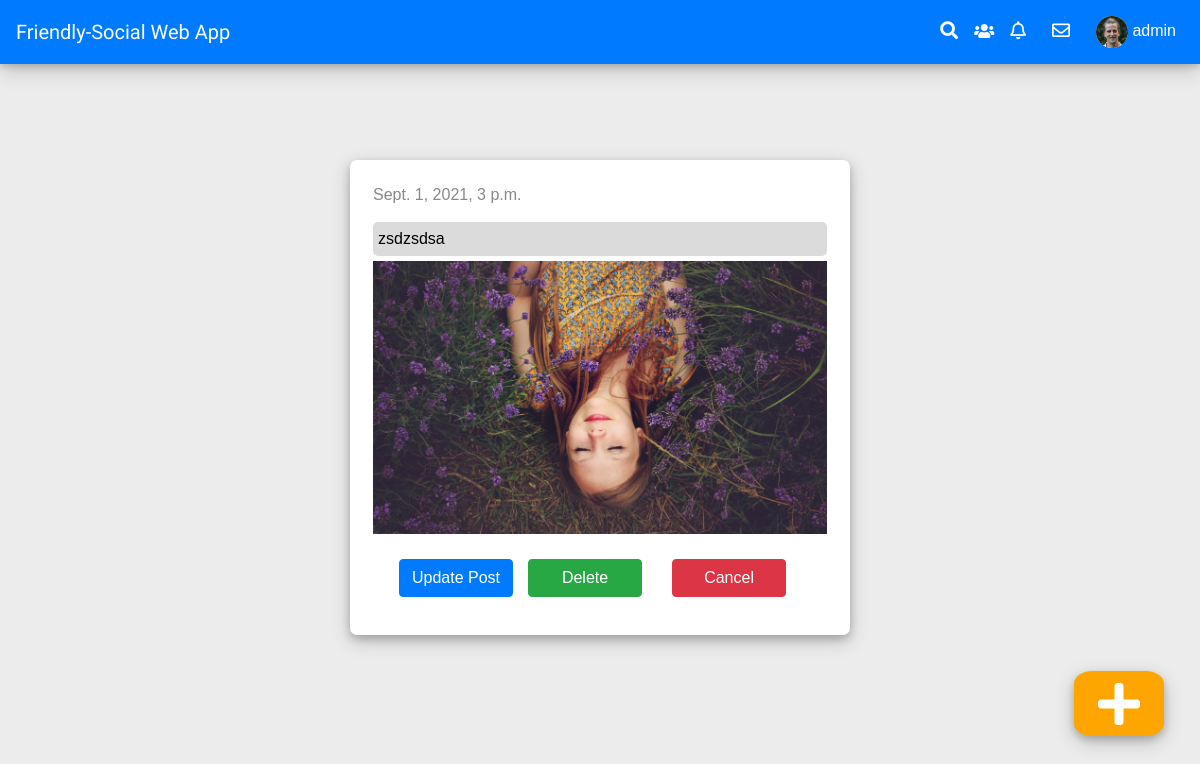
The app's page /home/296/edit_post (signed in) with its own data.
### profiles/models.py (models this page shows, shortened)
class User(AbstractUser):
    name = models.CharField(max_length=30, blank=True, null=True)
    surname = models.CharField(max_length=30, blank=True, null=True)
    birth_date = models.DateField(null=True, blank=True)
    email = models.EmailField()
    image = models.ImageField(blank=True, null=True, upload_to = 'profile_images')
    bio = models.TextField(max_length=1000, blank=True, null=True)
    friends = models.ManyToManyField(settings.AUTH_USER_MODEL, blank=True, related_name = 'my_friends')
    is_email_verified = models.BooleanField(default=False)
    def __str__(self):
        return self.username
    def get_profile_image(self):
        if not self.image:
            return static('images/default_image.jpg')
        return self.image.url

### post/models.py (models this page shows, shortened)
class Post(models.Model):
    description = models.CharField(max_length=500, blank=True)
    image = models.ImageField(blank=True, null=True, upload_to = 'images/')
    created_date = models.DateTimeField(default=timezone.now)
    owner_of_post = models.ForeignKey(settings.AUTH_USER_MODEL, on_delete = models.CASCADE)
    likes = models.ManyToManyField(settings.AUTH_USER_MODEL, related_name="liked_by", blank=True)
    dislikes = models.ManyToManyField(settings.AUTH_USER_MODEL, related_name="disliked_by", blank=True)

### post/views.py (the view)
# urls.py: path('<int:pk>/edit_post', CustomUpdateView.as_view(), name='edit_post'),
class CustomUpdateView(UpdateView):
    form_class = CreatePostForm
    model = Post
    template_name = 'edit_post.html'
    context_object_name = 'current'
    success_url = reverse_lazy('post:home')

### post/forms.py
class CreatePostForm(ModelForm):
    class Meta:
        model = Post
        fields = ['description', 'image']

### post/templatetags/custom_tags-2.py (called while the page is built)
@register.inclusion_tag('show_notifications2.html', takes_context=True)
def show_notifications2(context):
    request_user = context['request'].user
    notifications = Notification.objects.filter(receiver=request_user).exclude(user_has_seen=True).order_by('-date')
    return {'notifications':notifications}

### post/templatetags/custom_tags.py (called while the page is built)
@register.inclusion_tag('show_notifications.html', takes_context=True)
def show_notifications(context):
    request_user = context['request'].user
    notifications = Notification.objects.filter(receiver=request_user).exclude(user_has_seen=True).order_by('-date')
    return {'notifications':notifications}

### templates/edit_post.html (shortened to what this page needs)
{% extends 'base.html' %}
{% load static %}
{% block extra_header %}
    <link rel="stylesheet" href="https://cdnjs.cloudflare.com/ajax/libs/font-awesome/5.15.2/css/all.min.css"/>
    <link rel="stylesheet"  href=" {% static 'css/edit_style.css' %}" type="text/css" />
{% endblock %}
{% block content %}
<main>
  <body>
      <div class="main">
        <div class="main-center">
            <form method="post" enctype="multipart/form-data">
                <div class="main-center-elements">
                    <div class="main-center-elements-up">
                        <div style="color: rgb(136, 136, 136);">
                            {{current.created_date}}
                        </div>
                    </div>
                    <div class="main-center-elements-md">
                        <div class="middle-right">
                            <input class="edit_description"  name="description" value="{{form.description.value}}">
                            {% if current.image %}
                            <img id="edited_image" src={{current.image.url}}>
                            {% endif %}
                        </div>
                    </div >
                    <div style="display: flex; justify-content: center; align-items: center;">
                        <a>
                            <button  class="btn btn-primary" type="submit"> Update Post </button>
                        </a>
                        <a href="{% url 'post:delete_post' current.pk %}"  class="btn btn-success" style="width: 114px; margin: 15px;">
                            Delete
                        </a>
                        <a href="{% url 'post:home' %}"  class="btn btn-danger" style="width: 114px; margin: 15px;">
                            Cancel
                        </a>
                    </div>
                </div>
            </form>
        </div>
    </div>
</body>
  {% endblock %}

### templates/base.html (shortened to what this page needs)
{% load static %}
{% load custom_tags %}
{% load custom_tags-2 %}
<!DOCTYPE html>
<html lang="en">
<head>
	<link href="https://cdn.jsdelivr.net/npm/bootstrap@5.0.2/dist/css/bootstrap.min.css" rel="stylesheet">
	<link rel="stylesheet" href="https://stackpath.bootstrapcdn.com/bootstrap/4.5.0/css/bootstrap.min.css">
	<link rel="stylesheet" href="https://maxcdn.bootstrapcdn.com/font-awesome/4.7.0/css/font-awesome.min.css">
	<link rel="stylesheet"  href=" {% static 'css/avatar-ui-bootstrap/dist/avatar.css' %}" type="text/css" />
	<link rel="stylesheet"  href=" {% static 'css/base_style.css' %}" type="text/css" />
	{% block extra_header %}{% endblock %}
</head>
<body>
<nav class="navbar navbar-expand navbar-light bg-primary m-0">
	<a id="main" aria-label="Home" href="{% url 'post:home' %}" class="navbar-brand" id="social-web-app" >Friendly-Social Web App </a>
	<div id="navbarCollapse" class="collapse navbar-collapse justify-content-start">
		<div class="navbar-nav ml-auto">
			<div >
				<a id="new-post-button"  aria-label="New Post" href="{% url 'post:new_post' %}" >
					<i class="fas fa-plus fa-3x" ></i>
				</a>
			</div>
			<div class="nav-item dropdown">
				<a aria-label="search" href="{% url 'profiles:all_friends' %}" class="nav-link " data-toggle="dropdown">
					<i class="fas fa-search menu-items" ></i>
				</a>
			</div>
			<div class="navbar-nav ml-auto">
				<a aria-label="Friends" href="{% url 'profiles:all_friends' %}" class="nav-link " >
					<i class="fas fa-users  menu-items"></i>
				</a>
			</div>
            <div class="dropdown">
                    <a class="nav-item nav-link dropdown-toggle notifications" aria-label="Post and Comment Notifications" href="#" id="navbarDropdown" role="button" data-bs-toggle="dropdown"  aria-expanded="false"><i class="far fa-bell fa-2x dropdown  menu-items "></i></a>
            </div>
			<div class="dropdown">
                    <a class="nav-item nav-link dropdown-toggle notifications" aria-label="Message Notifications" href="#" id="navbarDropdown" role="button" data-bs-toggle="dropdown"  aria-expanded="false"><i class="far fa-envelope fa-2x envelop  menu-items "></i></a>
            </div>
            <div class="nav-item dropdown">
				<a aria-label="Profiles" href="{% url 'profiles:profile' user.pk %}" data-toggle="dropdown" id="username" class="nav-link  user-action"><img src="{{user.get_profile_image}}" class="avatar  avatar-md-32 bg-light rounded-circle text-white" alt="Avatar"> {{user.username}} <b class="caret"></b></a>
			</div>
		</div>
	</div>
</nav>
</body>
{% block content %}
{% endblock %}
</html>

### static/css/base_style.css (style rules this page uses)
body { background-color: rgb(236, 236, 236) !important; }
nav { color: white; }
.navbar { background: #fff; padding-left: 16px; padding-right: 16px; box-shadow: 0 2px 8px 0 rgba(0, 0, 0, 0.2), 0 6px 20px 0 rgba(0, 0, 0, 0.19); position: fixed; top: 0%; width: 100%; z-index: 1000; }
.navbar .navbar-brand { color: #555; padding-left: 0; padding-right: 50px; font-family: 'Merienda One', sans-serif; }
.dropdown-toggle::after { content: none ; }
.navbar .nav-item i { font-size: 18px; }
.navbar a.notifications, .navbar a.messages { position: relative; margin-right: 10px; }
.dropdown-toggle:after { content: none }
#main { align-items: center; max-width: 200px; color: white; }
.navbar-nav { align-items: center; }
#new-post-button { text-decoration: none; height: 65px; display: flex; justify-content: center; flex-direction: column; align-items: center; border-radius: 20%; width: 90px; background-color: orange; position: fixed; bottom: 8%; right: 3%; color: white; z-index: 100; box-shadow: 0 4px 8px 0 rgba(0, 0, 0, 0.2), 0 6px 20px 0 rgba(0, 0, 0, 0.19); text-align: center; font-family: inherit; }
.menu-items { color: white; }
#username { color: white; }
a { text-decoration: none; color: inherit; }
a { text-decoration: none; }

### static/css/edit_style.css (style rules this page uses)
* { margin: 0; padding: 0; box-sizing: border-box; font-family: 'Oxygen', sans-serif; }
.main { display: flex; margin: 10px; margin-top: 150px; justify-content: center; }
.main-center { margin-top: 70px; justify-content: center; max-width: 500px; border-radius: 5px; margin: 10px; background-position: center; background-size: cover; height: auto; box-sizing: border-box; }
.main-center-elements { padding: 23px; background-color: white; width: 100%; display: block; margin-bottom: 20px; border-radius: 7px; height: auto; box-shadow: 0 4px 8px 0 rgba(0, 0, 0, 0.2), 0 6px 20px 0 rgba(0, 0, 0, 0.19); }
.main-center-elements-up { display: flex; margin-bottom: 10px; border-radius: 5px; }
.main-center-elements-md { display: flex; justify-content: center; margin-bottom: 10px; width: 100%; }
.middle-right { display: flex; width: 100%; flex-direction: column; }
.edit_description { margin-top:5px; margin-bottom: 5px ; padding: 5px; transition: all .3s; border: none; background-color: rgb(219, 219, 219); border-radius: 5px; }

### records on screen
User: get_profile_image (picture), username "admin"
Post: created_date "Sept. 1, 2021, 3 p.m.", description "zsdzsdsa", image (picture)
